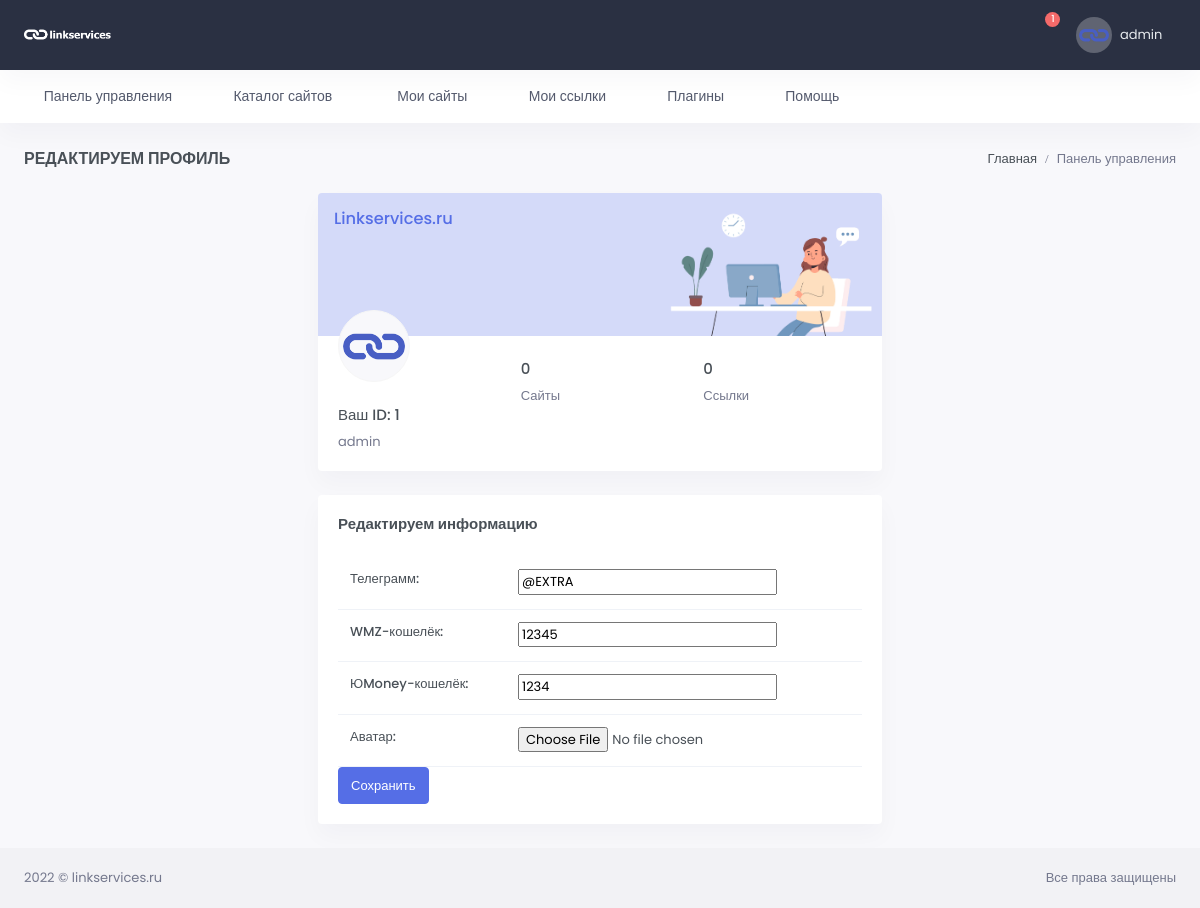
The app's page /edit/id=1 (signed in), older data.
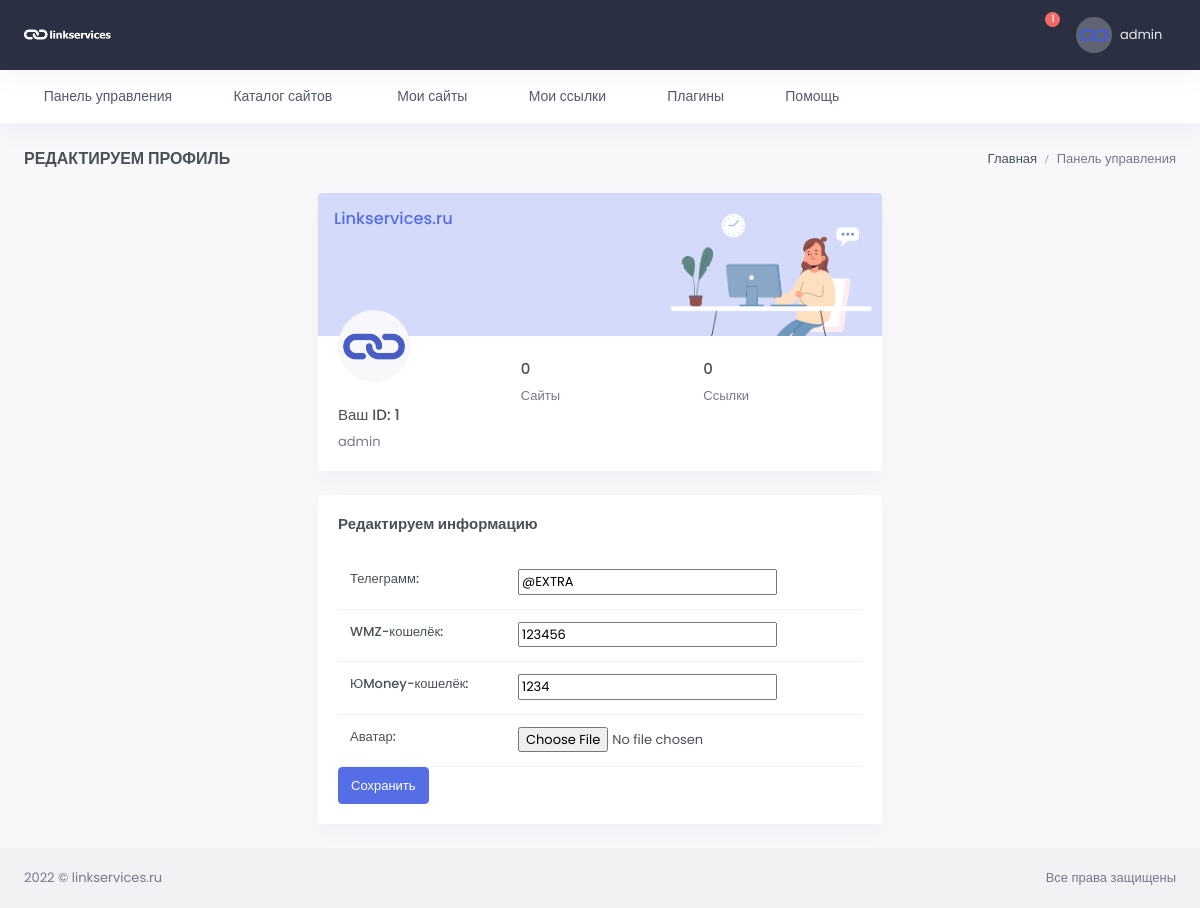
The same page, newer data.
### users/models.py (models this page shows, shortened)
class Profile(models.Model):
    user = models.OneToOneField(User, verbose_name="Пользователь",
                                related_name='profile', null=True, on_delete=models.CASCADE)
    chat_id = models.CharField(max_length=100, blank=True, null=True, verbose_name='Чат ID телеграмм')
    TOKEN = models.CharField(max_length=100, blank=True, null=True)
    wmz = models.CharField(max_length=200, blank=True, null=True, verbose_name='WMZ-кошелёк')
    ymoney = models.CharField(max_length=200, blank=True, null=True, verbose_name='ЮMoney-кошелёк')
    current_balance = models.PositiveIntegerField(default=0, blank=True, null=True, verbose_name="Текущий баланс")
    hold_balance = models.PositiveIntegerField(default=0, blank=True, null=True, verbose_name='На удержании')
    output_balance = models.PositiveIntegerField(default=0, blank=True, null=True, verbose_name='Ожидает вывода')
    name_telegram = models.CharField(blank=True, null=True, max_length=100, verbose_name='Телеграмм')
    avatar = models.ImageField(upload_to='avatar/%Y/%m/%d/', blank=True, null=True, verbose_name='Аватар')
    created = models.DateTimeField(auto_now_add=True, verbose_name='Создан')
    update = models.DateTimeField(auto_now=True, verbose_name='Обновлён')
    class Meta:
        verbose_name = 'Профиль пользователя'
        verbose_name_plural = 'Профили пользователей'

### users/views.py (the view)
# urls.py: path('edit/id=<int:pk>', ProfileUpdate.as_view(), name='edit_profile'),
class ProfileUpdate(LoginRequiredMixin, UpdateView):
    form_class = ProfileForm
    model = Profile
    template_name = 'users/edit_profile.html'
    success_url = '/profile/id={user_id}'
    def dispatch(self, request, *args, **kwargs):
        obj = self.get_object()
        if obj.user != self.request.user:
            return redirect('catalog')
        return super(ProfileUpdate, self).dispatch(request, *args, **kwargs)

### users/forms.py
class ProfileForm(forms.ModelForm):
    def __init__(self, *args, **kwargs):
        super().__init__(*args, **kwargs)
        self.fields['user'].widget = forms.HiddenInput()
    class Meta:
        model = Profile
        fields = ('name_telegram', 'wmz', 'ymoney', 'avatar', 'user')

### users/templates/users/edit_profile.html (shortened to what the changed rows need)
{% extends 'base.html' %}
{% load static %}
{% block content %}
<div id="layout-wrapper">
    <div class="main-content">
        <div class="page-content">
            <div class="container-fluid">
                <div class="row justify-content-center align-items-center">
                    <div class="col-xl-6">
                        <div class="card overflow-hidden">
                            <div class="card-body pt-0">
                                <div class="row">
                                    <div class="col-sm-4">
                                        <div class="avatar-md profile-user-wid mb-4">
                                           {% if profile.avatar %}
                                            <img src="{{ profile.avatar.url }}" alt=""
                                                 class="img-thumbnail rounded-circle">
                                            {% else %}
                                            <img src="{% static '/images/favicon.ico' %}" alt=""
                                                 class="img-thumbnail rounded-circle">
                                            {% endif %}
                                        </div>
                                        <h5 class="font-size-15 text-truncate">Ваш ID: {{ profile.id }} </h5>
                                        <p class="text-muted mb-0 text-truncate">{{ user.username }}</p>
                                    </div>
                                    <div class="col-sm-8">
                                        <div class="pt-4">
                                            <div class="row">
                                                <div class="col-6">
                                                    <h5 class="font-size-15">{{ profile.user_website.count }}</h5>
                                                    <p class="text-muted mb-0">Сайты</p>
                                                </div>
                                                <div class="col-6">
                                                    <h5 class="font-size-15">{{ profile.user_link.count }}</h5>
                                                    <p class="text-muted mb-0">Ссылки</p>
                                                </div>
                                            </div>
                                        </div>
                                    </div>
                                </div>
                            </div>
                        </div>
                        <div class="card">
                            <div class="card-body">
                                <div class="table-responsive">
                                    <form method="post" action="" enctype="multipart/form-data">
                                    <table class="table table-nowrap mb-0">
                                        <tbody>
                                        {{ form }}
                                        </tbody>
                                    </table>
                                        </form>
                                </div>
                            </div>
                        </div>
                    </div>
                </div>
            </div>
        </div>
    </div>
</div>
{% endblock %}

Row changes from the older to the newer data that the page shows:
changed Profile "@EXTRA": wmz "12345" → "123456"
